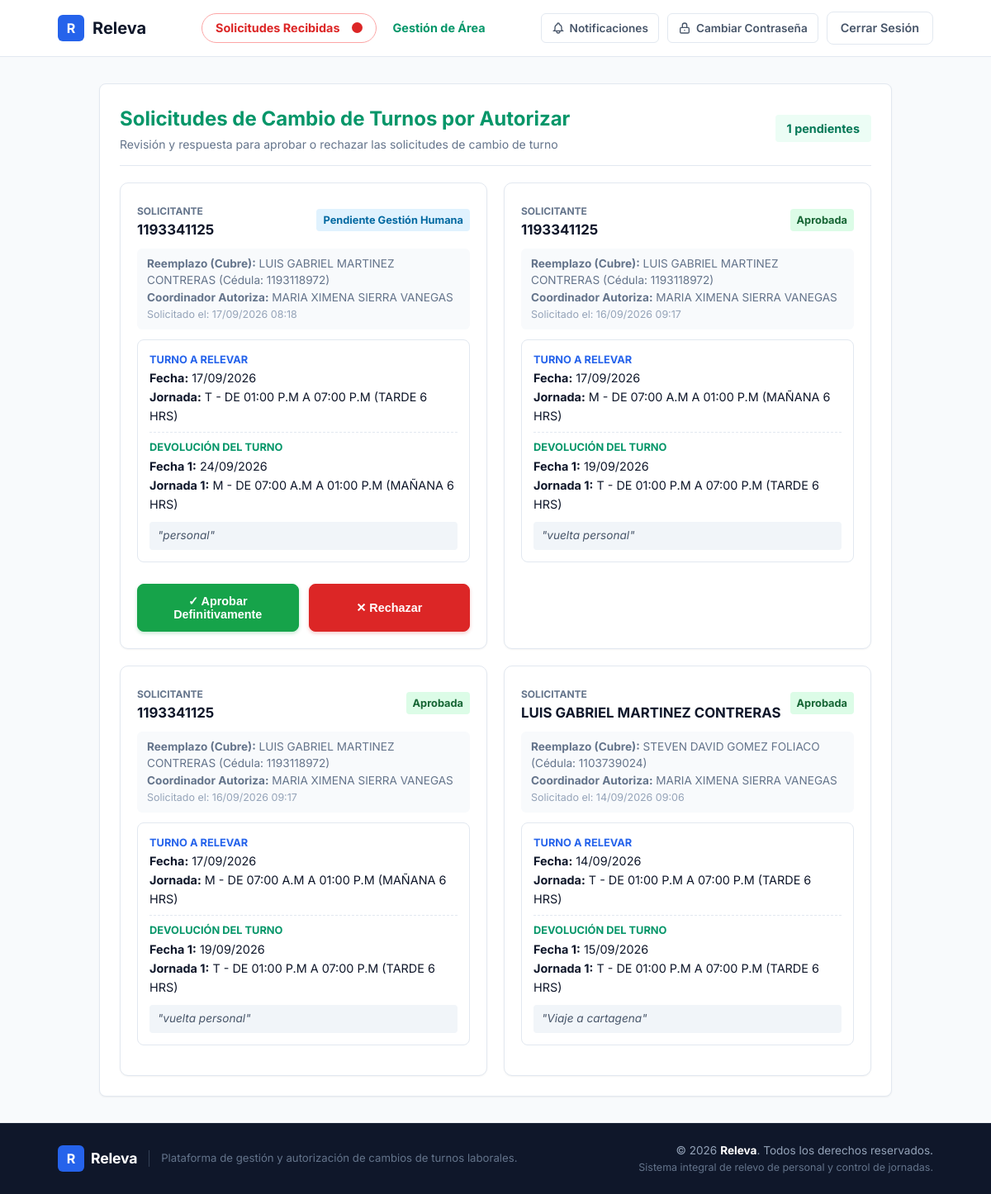
Screenshot of /solicitudes/recibidas/ (signed in) with the database file from the repository.
### core/models.py (models this page shows, shortened)
class SolicitudCambio(models.Model):
    ESTADO_CHOICES = [
        ('PENDIENTE_REEMPLAZO', 'Pendiente por Compañero'),
        ('PENDIENTE_COORDINADOR', 'Pendiente por Coordinador'),
        ('PENDIENTE_GH', 'Pendiente por Gestión Humana'),
        ('ACEPTADA', 'Aprobada'),
        ('RECHAZADA', 'Rechazada'),
        ('CANCELADA', 'Cancelada'),
    ]
    JORNADA_CHOICES = [
        ('N', 'N - DE 06:00 P.M A 06:00 A.M (NOCHE 12H)'),
        ('C', 'C - DE 06:00 A.M A 06:00 P.M (CORRIDO 11 HRS)'),
        ('C1', 'C1 - DE 08:00 A.M A 06:00 P.M (CORRIDO 10 HRS)'),
        ('C2', 'C2 - DE 07:00 A.M A 01:00 P.M Y DE 02:00 P.M A 07:00 P.M (CORRIDO 11 HRS)'),
        ('H', 'H - DE 08:00 A.M A 12:00 M Y DE 01:00 P.M A 05:00 P.M (ADMINISTRATIVO)'),
        ('N1', 'N1 - DE 06:00 P.M A 12:00 P.M Y DE 01:00 A.M A 06:00 A.M (NOCHE 11H)'),
        ('M4', 'M4 - DE 08:00 A.M A 12:00 P.M (4 HORAS MAÑANA)'),
        ('M', 'M - DE 07:00 A.M A 01:00 P.M (MAÑANA 6 HRS)'),
        ('T', 'T - DE 01:00 P.M A 07:00 P.M (TARDE 6 HRS)'),
        ('T9', 'T9 - DE 01:00 P.M A 09:00 P.M (TARDE 8 HRS)'),
        ('LM', 'LM - LICENCIA MATERNIDAD'),
        ('D', 'D - DESCANSO'),
        ('L', 'L - LIBRE'),
        ('LC', 'LC - LIBRE CUMPLEAÑOS'),
        ('ME', 'ME - MAÑANA EDUCATIVA'),
        ('TE', 'TE - TARDE EDUCATIVA'),
        ('V', 'V - VACACIONES'),
    ]
    JORNADA_HORAS = {
        'N': 12,
        'C': 11,
        'C1': 10,
        'C2': 11,
        'H': 8,
        'N1': 11,
        'M4': 4,
        'M': 6,
        'T': 6,
        'T9': 8,
        'LM': 0,
        'D': 0,
        'L': 0,
        'LC': 8,
        'ME': 6,
        'TE': 6,
        'V': 0,
    }
    JORNADA_DICT = dict(JORNADA_CHOICES)
    solicitante = models.ForeignKey(User, on_delete=models.CASCADE, related_name='solicitudes_enviadas', verbose_name="Nombre del Solicitante")
    reemplazo = models.ForeignKey(User, on_delete=models.CASCADE, related_name='solicitudes_recibidas', verbose_name="Nombre del Reemplazo 1")
    reemplazo_2 = models.ForeignKey(User, on_delete=models.SET_NULL, related_name='solicitudes_recibidas_2', blank=True, null=True, verbose_name="Nombre del Reemplazo 2 (Devolución 2)")
    coordinador = models.ForeignKey(User, on_delete=models.SET_NULL, related_name='solicitudes_coordinar', blank=True, null=True, verbose_name="Coordinador que Aprueba")
    fecha_turno = models.DateField(verbose_name="Fecha de Turno")
    jornada = models.CharField(max_length=50, choices=JORNADA_CHOICES, default='M', verbose_name="Jornada")
    fecha_devolucion = models.DateField(verbose_name="Fecha de Devolución 1")
    jornada_devolucion = models.CharField(max_length=50, choices=JORNADA_CHOICES, default='M', verbose_name="Jornada de Devolución 1")
    fecha_devolucion_2 = models.DateField(blank=True, null=True, verbose_name="Fecha de Devolución 2")
    jornada_devolucion_2 = models.CharField(max_length=50, choices=JORNADA_CHOICES, blank=True, null=True, verbose_name="Jornada de Devolución 2")
    motivo = models.TextField(blank=True, null=True, verbose_name="Motivo u Observaciones")
    estado = models.CharField(max_length=30, choices=ESTADO_CHOICES, default='PENDIENTE_REEMPLAZO', verbose_name="Estado")
    fecha_solicitud = models.DateTimeField(auto_now_add=True, verbose_name="Fecha de Solicitud")
    updated_at = models.DateTimeField(auto_now=True, verbose_name="Última Actualización")
    class Meta:
        ordering = ['-fecha_solicitud']
        verbose_name = "Solicitud de Cambio de Turno"
        verbose_name_plural = "Solicitudes de Cambio de Turnos"

### core/views.py (the view, shortened to what this page needs)
# urls.py: path('solicitudes/recibidas/', views.solicitudes_recibidas_view, name='solicitudes_recibidas'),
@login_required(login_url='core:login')
def solicitudes_recibidas_view(request):
    is_gh = (request.user.username == '1102830559' or request.user.is_superuser)
    if is_gh:
        solicitudes_recibidas = SolicitudCambio.objects.all().select_related(
            'solicitante', 'solicitante__profile', 'reemplazo', 'reemplazo__profile', 'reemplazo_2', 'reemplazo_2__profile', 'coordinador'
        ).distinct()
        recibidas_pendientes = solicitudes_recibidas.filter(estado__in=['PENDIENTE', 'PENDIENTE_REEMPLAZO', 'PENDIENTE_COORDINADOR', 'PENDIENTE_GH']).count()
    context = {
        'solicitudes_recibidas': solicitudes_recibidas,
        'recibidas_pendientes': recibidas_pendientes,
        'is_gh': is_gh,
    }
    return render(request, 'solicitudes_recibidas.html', context)

### core/context_processors.py (called while the page is built, shortened)
def solicitudes_context(request):
    if not request.user.is_authenticated:
        return {'navbar_recibidas_pendientes': 0}
    user = request.user
    is_gh = (user.username == '1102830559' or user.is_superuser)
    if is_gh:
        count = SolicitudCambio.objects.filter(
            estado__in=['PENDIENTE', 'PENDIENTE_REEMPLAZO', 'PENDIENTE_COORDINADOR', 'PENDIENTE_GH']
        ).distinct().count()
    return {'navbar_recibidas_pendientes': count}

### core/models.py (called while the page is built, shortened)
    def es_admin_area(self):
        if self.user.is_superuser or self.user.is_staff or self.user.username == '1102830559' or self.user.username.lower() in ['admin', 'administrador']:
            return True

### templates/solicitudes_recibidas.html (shortened to what this page needs)
{% extends 'base.html' %}
{% block content %}
<div class="container" style="max-width: 1000px;">
    <div class="card">
        <div style="display: flex; align-items: center; justify-content: space-between; margin-bottom: 20px; padding-bottom: 14px; border-bottom: 1px solid var(--border-color);">
            <div>
                {% if user.profile.es_admin_area %}
                    <h1 style="font-size: 1.5rem; font-weight: 700; margin: 0; color: #059669;">Solicitudes de Cambio de Turnos por Autorizar</h1>
                    <span style="font-size: 0.875rem; color: var(--text-muted);">Revisión y respuesta para aprobar o rechazar las solicitudes de cambio de turno</span>
                {% else %}
                    <h1 style="font-size: 1.5rem; font-weight: 700; margin: 0; color: var(--text-primary);">Solicitudes Recibidas</h1>
                    <span style="font-size: 0.875rem; color: var(--text-muted);">Peticiones de cambio de turno enviadas por tus compañeros</span>
                {% endif %}
            </div>
            <span class="badge" style="background: #ecfdf5; color: #047857; font-size: 0.9rem; padding: 6px 14px; font-weight: 700;">
                {{ recibidas_pendientes }} pendientes
            </span>
        </div>
        {% if solicitudes_recibidas %}
            <div style="display: grid; grid-template-columns: repeat(auto-fit, minmax(320px, 1fr)); gap: 20px;">
                {% for s in solicitudes_recibidas %}
                    <div style="background: #ffffff; border: 1px solid var(--border-color); border-radius: 10px; padding: 20px; box-shadow: var(--shadow-sm); display: flex; flex-direction: column; justify-content: space-between;">
                        <div>
                            <div style="display: flex; align-items: center; justify-content: space-between; margin-bottom: 10px;">
                                <div>
                                    <span style="font-size: 0.75rem; font-weight: 700; color: #64748b; text-transform: uppercase;">Solicitante</span>
                                    <strong style="font-size: 1.05rem; color: var(--text-primary); display: block;">
                                        {{ s.solicitante.first_name|default:s.solicitante.username }}
                                    </strong>
                                </div>
                                {% if s.estado == 'PENDIENTE' or s.estado == 'PENDIENTE_REEMPLAZO' %}
                                    <span class="badge" style="background: #fef3c7; color: #92400e; font-weight: 700;">Pendiente Compañero</span>
                                {% elif s.estado == 'PENDIENTE_COORDINADOR' %}
                                    <span class="badge" style="background: #fed7aa; color: #9a3412; font-weight: 700;">Pendiente Coordinador</span>
                                {% elif s.estado == 'PENDIENTE_GH' %}
                                    <span class="badge" style="background: #e0f2fe; color: #0369a1; font-weight: 700;">Pendiente Gestión Humana</span>
                                {% elif s.estado == 'ACEPTADA' %}
                                    <span class="badge" style="background: #dcfce7; color: #166534; font-weight: 700;">Aprobada</span>
                                {% elif s.estado == 'RECHAZADA' %}
                                    <span class="badge" style="background: #fee2e2; color: #991b1b; font-weight: 700;">Rechazada</span>
                                {% else %}
                                    <span class="badge" style="background: #f1f5f9; color: #475569;">Cancelada</span>
                                {% endif %}
                            </div>
                            <p style="font-size: 0.85rem; color: var(--text-muted); margin-bottom: 12px; background: #f8fafc; padding: 8px 12px; border-radius: 6px;">
                                <strong>Reemplazo (Cubre):</strong> {{ s.reemplazo.first_name|default:s.reemplazo.username }} (Cédula: {{ s.reemplazo.username }})<br>
                                {% if s.coordinador %}
                                    <strong>Coordinador Autoriza:</strong> {{ s.coordinador.first_name|default:s.coordinador.username }}<br>
                                {% endif %}
                                <span style="font-size: 0.78rem; color: #94a3b8;">Solicitado el: {{ s.fecha_solicitud|date:"d/m/Y H:i" }}</span>
                            </p>
                            <div style="font-size: 0.9rem; background: #ffffff; padding: 14px; border-radius: 8px; margin-bottom: 16px; border: 1px solid var(--border-color); line-height: 1.6;">
                                <div style="margin-bottom: 6px;">
                                    <span style="color: #2563eb; font-size: 0.8rem; text-transform: uppercase; font-weight: 700; display: block;">Turno a Relevar</span>
                                    <strong>Fecha:</strong> {{ s.fecha_turno|date:"d/m/Y" }} <br>
                                    <strong>Jornada:</strong> {{ s.get_jornada_display }}
                                </div>
                                <hr style="border: 0; border-top: 1px dashed var(--border-color); margin: 8px 0;" />
                                <div>
                                    <span style="color: #059669; font-size: 0.8rem; text-transform: uppercase; font-weight: 700; display: block;">Devolución del Turno</span>
                                    <strong>Fecha 1:</strong> {{ s.fecha_devolucion|date:"d/m/Y" }} <br>
                                    <strong>Jornada 1:</strong> {{ s.get_jornada_devolucion_display }}
                                </div>
                                {% if s.motivo %}
                                    <div style="margin-top: 10px; font-style: italic; color: #475569; font-size: 0.85rem; background: #f1f5f9; padding: 6px 10px; border-radius: 4px;">
                                        "{{ s.motivo }}"
                                    </div>
                                {% endif %}
                            </div>
                        </div>
                        {% if s.estado == 'PENDIENTE' or s.estado == 'PENDIENTE_REEMPLAZO' %}
                            {% if user == s.reemplazo or user == s.reemplazo_2 or is_gh %}
                                <form method="POST" action="{% url 'core:responder_solicitud' s.pk %}" style="display: flex; gap: 12px; margin-top: 10px;">
                                    {% csrf_token %}
                                    <button type="submit" name="accion" value="aceptar" class="btn btn-primary" style="background-color: #16a34a; border-color: #16a34a; color: #ffffff; flex: 1; padding: 12px 16px; font-weight: 700; font-size: 0.9rem; box-shadow: 0 2px 4px rgba(22, 163, 74, 0.25);">
                                        ✓ Aceptar Reemplazo
                                    </button>
                                    <button type="submit" name="accion" value="rechazar" class="btn" style="background-color: #dc2626; border-color: #dc2626; color: #ffffff; flex: 1; padding: 12px 16px; font-weight: 700; font-size: 0.9rem; box-shadow: 0 2px 4px rgba(220, 38, 38, 0.25);">
                                        ✕ Rechazar
                                    </button>
                                </form>
                            {% endif %}
                        {% elif s.estado == 'PENDIENTE_GH' and is_gh %}
                            <form method="POST" action="{% url 'core:responder_solicitud' s.pk %}" style="display: flex; gap: 12px; margin-top: 10px;">
                                <button type="submit" name="accion" value="aceptar" class="btn btn-primary" style="background-color: #16a34a; border-color: #16a34a; color: #ffffff; flex: 1; padding: 12px 16px; font-weight: 700; font-size: 0.9rem; box-shadow: 0 2px 4px rgba(22, 163, 74, 0.25);">
                                    ✓ Aprobar Definitivamente
                                </button>
                                <button type="submit" name="accion" value="rechazar" class="btn" style="background-color: #dc2626; border-color: #dc2626; color: #ffffff; flex: 1; padding: 12px 16px; font-weight: 700; font-size: 0.9rem; box-shadow: 0 2px 4px rgba(220, 38, 38, 0.25);">
                                    ✕ Rechazar
                                </button>
                            </form>
                        {% endif %}
                    </div>
                {% endfor %}
            </div>
        {% else %}
            <p style="font-size: 0.95rem; color: var(--text-muted); text-align: center; padding: 40px 0;">
                No hay solicitudes de cambio de turno registradas por el momento.
            </p>
        {% endif %}
    </div>
</div>
{% endblock %}

### static/css/styles.css (style rules this page uses)
:root { --bg-body: #f8fafc; --bg-surface: #ffffff; --border-color: #e2e8f0; --primary: #2563eb; --primary-hover: #1d4ed8; --text-primary: #0f172a; --text-secondary: #475569; --text-muted: #64748b; --font-main: 'Inter', -apple-system, BlinkMacSystemFont, "Segoe UI", Roboto, sans-serif; --radius: 8px; --shadow-sm: 0 1px 2px 0 rgba(0, 0, 0, 0.05); --shadow-md: 0 4px 6px -1px rgba(0, 0, 0, 0.1), 0 2px 4px -1px rgba(0, 0, 0, 0.06); }
*, *::before, *::after { box-sizing: border-box; margin: 0; padding: 0; }
body { background-color: var(--bg-body); color: var(--text-primary); font-family: var(--font-main); line-height: 1.5; min-height: 100vh; display: flex; flex-direction: column; }
.container { width: 100%; max-width: 1100px; margin: 0 auto; padding: 0 20px; }
.btn { display: inline-flex; align-items: center; justify-content: center; padding: 8px 16px; border-radius: var(--radius); font-size: 0.9rem; font-weight: 600; cursor: pointer; text-decoration: none; border: 1px solid transparent; transition: background-color 0.15s ease; }
.btn-primary { background-color: var(--primary); color: #ffffff; }
.card { background: var(--bg-surface); border: 1px solid var(--border-color); border-radius: var(--radius); padding: 24px; box-shadow: var(--shadow-sm); }
.badge { display: inline-block; padding: 4px 8px; background: #e0f2fe; color: #0369a1; border-radius: 4px; font-size: 0.8rem; font-weight: 600; }

### rows the page displays
SolicitudCambio: solicitante.first_name "1193341125", estado "Pendiente Gestión Humana", reemplazo.first_name "LUIS GABRIEL MARTINEZ CONTRERAS", reemplazo.username "1193118972", coordinador.first_name "MARIA XIMENA SIERRA VANEGAS", fecha_solicitud "17/09/2026 08:18", fecha_turno "17/09/2026", jornada "T - DE 01:00 P.M A 07:00 P.M (TARDE 6 HRS)", fecha_devolucion "24/09/2026", jornada_devolucion "M - DE 07:00 A.M A 01:00 P.M (MAÑANA 6 HRS)", motivo "personal"
SolicitudCambio: solicitante.first_name "1193341125", estado "Aprobada", reemplazo.first_name "LUIS GABRIEL MARTINEZ CONTRERAS", reemplazo.username "1193118972", coordinador.first_name "MARIA XIMENA SIERRA VANEGAS", fecha_solicitud "16/09/2026 09:17", fecha_turno "17/09/2026", jornada "M - DE 07:00 A.M A 01:00 P.M (MAÑANA 6 HRS)", fecha_devolucion "19/09/2026", jornada_devolucion "T - DE 01:00 P.M A 07:00 P.M (TARDE 6 HRS)", motivo "vuelta personal"
SolicitudCambio: solicitante.first_name "1193341125", estado "Aprobada", reemplazo.first_name "LUIS GABRIEL MARTINEZ CONTRERAS", reemplazo.username "1193118972", coordinador.first_name "MARIA XIMENA SIERRA VANEGAS", fecha_solicitud "16/09/2026 09:17", fecha_turno "17/09/2026", jornada "M - DE 07:00 A.M A 01:00 P.M (MAÑANA 6 HRS)", fecha_devolucion "19/09/2026", jornada_devolucion "T - DE 01:00 P.M A 07:00 P.M (TARDE 6 HRS)", motivo "vuelta personal"
SolicitudCambio: solicitante.first_name "LUIS GABRIEL MARTINEZ CONTRERAS", estado "Aprobada", reemplazo.first_name "STEVEN DAVID GOMEZ FOLIACO", reemplazo.username "1103739024", coordinador.first_name "MARIA XIMENA SIERRA VANEGAS", fecha_solicitud "14/09/2026 09:06", fecha_turno "14/09/2026", jornada "T - DE 01:00 P.M A 07:00 P.M (TARDE 6 HRS)", fecha_devolucion "15/09/2026", jornada_devolucion "T - DE 01:00 P.M A 07:00 P.M (TARDE 6 HRS)", motivo "Viaje a cartagena"

### other values shown
{{ recibidas_pendientes }} "1"
